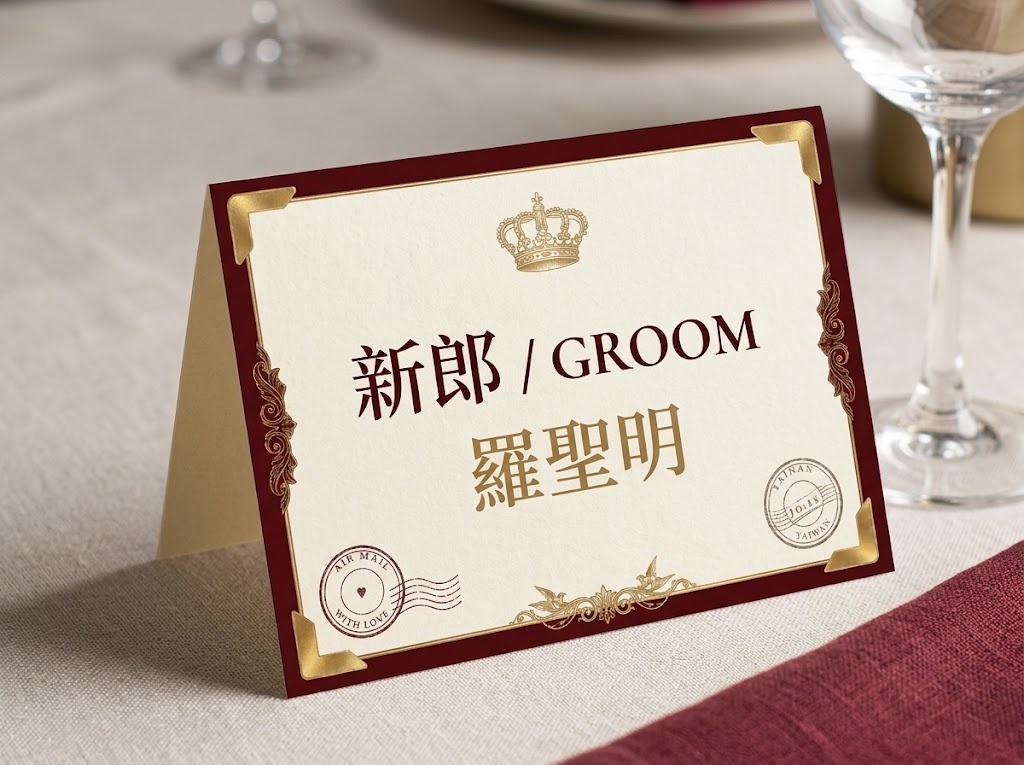
#> input picture assets/ref_card.png, 1024 x 765 px, found by its file name
$ python warp_ivory2.py
#> lines starting #> are read from the running program, lines starting #| are printed output that depends on the picture
import cv2, numpy as np
im=cv2.imread('assets/ref_card.png')
#> im is the input picture: shape (765, 1024, 3); mean B, G, R 155.1, 166, 184.3
pts=np.float32([[249,213],[797,139],[859,545],[319,654]])  # TL,TR,BR,BL
c=pts.mean(axis=0)
exp=1.065
pts2=c+(pts-c)*exp
W,Hh=1180,900
dst=np.float32([[0,0],[W,0],[W,Hh],[0,Hh]])
M=cv2.getPerspectiveTransform(pts2.astype(np.float32),dst)
out=cv2.warpPerspective(im,M,(W,Hh),flags=cv2.INTER_CUBIC)
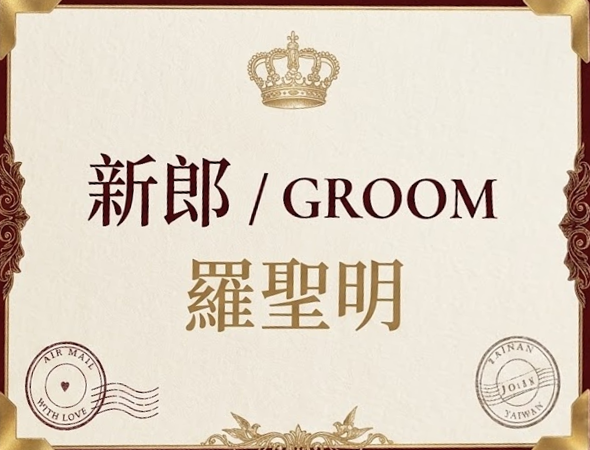
#> out: shape (900, 1180, 3) (shown at 1/2 size); mean B, G, R 193.9, 209.1, 221.2
cv2.imwrite('data/ivory_flat.png',out)
print('done')
